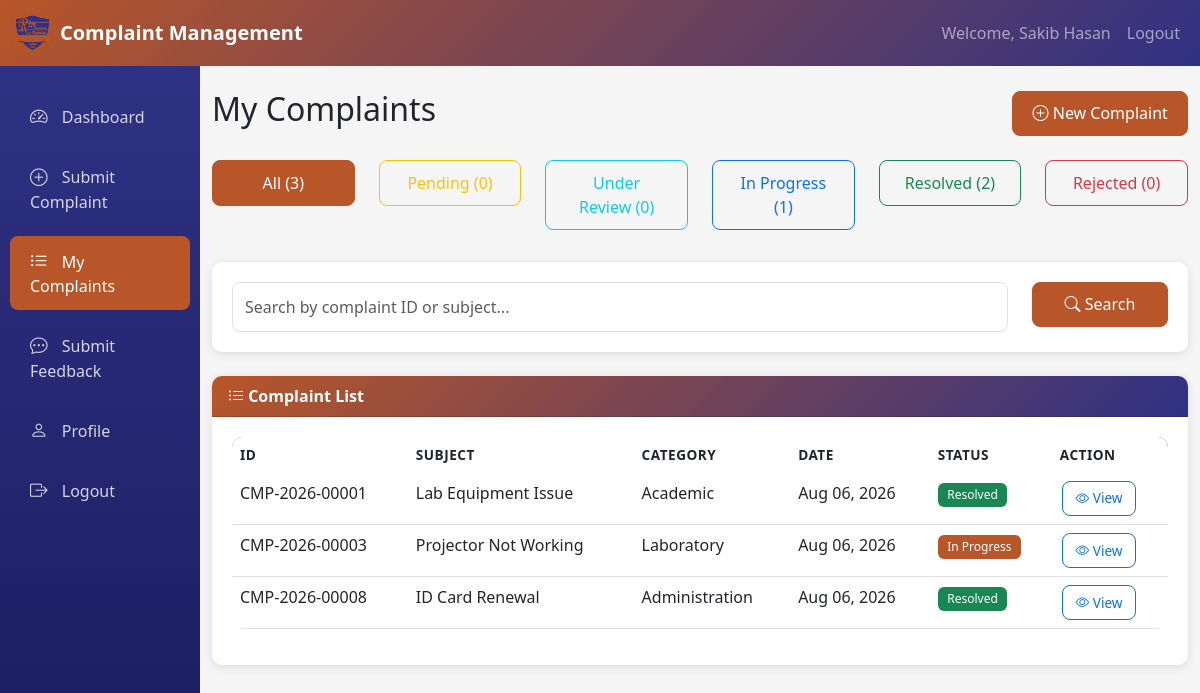
The app's page /student/complaints.php (signed in) with its own data.
### tables this page shows
CREATE TABLE IF NOT EXISTS students (
    id INT AUTO_INCREMENT PRIMARY KEY,
    name VARCHAR(100) NOT NULL,
    student_id VARCHAR(20) NOT NULL UNIQUE,
    email VARCHAR(100) NOT NULL UNIQUE,
    phone VARCHAR(20),
    department VARCHAR(100),
    password VARCHAR(255) NOT NULL,
    status ENUM('active', 'inactive') DEFAULT 'active',
    created_at TIMESTAMP DEFAULT CURRENT_TIMESTAMP,
    updated_at TIMESTAMP DEFAULT CURRENT_TIMESTAMP ON UPDATE CURRENT_TIMESTAMP,
    INDEX idx_student_id (student_id),
    INDEX idx_student_email (email),
    INDEX idx_student_status (status)
);

CREATE TABLE IF NOT EXISTS complaints (
    id INT AUTO_INCREMENT PRIMARY KEY,
    complaint_number VARCHAR(20) NOT NULL UNIQUE,
    student_id INT NOT NULL,
    category_id INT NOT NULL,
    subject VARCHAR(200) NOT NULL,
    description TEXT NOT NULL,
    attachment VARCHAR(255),
    status ENUM('Pending', 'Under Review', 'In Progress', 'Resolved', 'Rejected') DEFAULT 'Pending',
    admin_response TEXT,
    responded_by INT,
    responded_at TIMESTAMP NULL,
    created_at TIMESTAMP DEFAULT CURRENT_TIMESTAMP,
    updated_at TIMESTAMP DEFAULT CURRENT_TIMESTAMP ON UPDATE CURRENT_TIMESTAMP,
    FOREIGN KEY (student_id) REFERENCES students(id) ON DELETE CASCADE,
    FOREIGN KEY (category_id) REFERENCES categories(id) ON DELETE RESTRICT,
    FOREIGN KEY (responded_by) REFERENCES admins(id) ON DELETE SET NULL,
    INDEX idx_complaint_number (complaint_number),
    INDEX idx_complaint_student (student_id),
    INDEX idx_complaint_category (category_id),
    INDEX idx_complaint_status (status),
    INDEX idx_complaint_created (created_at)
);

CREATE TABLE IF NOT EXISTS categories (
    id INT AUTO_INCREMENT PRIMARY KEY,
    name VARCHAR(100) NOT NULL UNIQUE,
    status ENUM('active', 'inactive') DEFAULT 'active',
    created_at TIMESTAMP DEFAULT CURRENT_TIMESTAMP,
    updated_at TIMESTAMP DEFAULT CURRENT_TIMESTAMP ON UPDATE CURRENT_TIMESTAMP,
    INDEX idx_category_name (name),
    INDEX idx_category_status (status)
);

### includes/auth.php (called while the page is built, shortened)
<?php
function isLoggedIn() {
    return isset($_SESSION['user_id']) && isset($_SESSION['user_type']);
}
function isStudent() {
    return isLoggedIn() && $_SESSION['user_type'] === 'student';
}
function formatDate($date) {
    return date('M d, Y', strtotime($date));
}
?>

### includes/student_auth.php (called while the page is built, shortened)
<?php
require_once __DIR__ . '/auth.php';
function getCurrentStudent() {
    if (isStudent()) {
        global $pdo;
        $stmt = $pdo->prepare("SELECT * FROM students WHERE id = ? AND status = 'active'");
        $stmt->execute([$_SESSION['user_id']]);
        return $stmt->fetch();
    }
    return null;
}
?>

### student/complaints.php (the view, shortened to what this page needs)
<?php
require_once '../includes/auth.php';
require_once '../includes/student_auth.php';
require_once '../config/database.php';
$student = getCurrentStudent();
$status_filter = $_GET['status'] ?? '';
$search = $_GET['search'] ?? '';
$where = "WHERE c.student_id = ?";
$params = [$student['id']];
$stmt = $pdo->prepare("SELECT c.*, cat.name as category_name
    FROM complaints c
    JOIN categories cat ON c.category_id = cat.id
    $where
    ORDER BY c.created_at DESC");
$stmt->execute($params);
$complaints = $stmt->fetchAll();
$stmt = $pdo->prepare("SELECT
    COUNT(*) as total,
    SUM(CASE WHEN status = 'Pending' THEN 1 ELSE 0 END) as pending,
    SUM(CASE WHEN status = 'Under Review' THEN 1 ELSE 0 END) as under_review,
    SUM(CASE WHEN status = 'In Progress' THEN 1 ELSE 0 END) as in_progress,
    SUM(CASE WHEN status = 'Resolved' THEN 1 ELSE 0 END) as resolved,
    SUM(CASE WHEN status = 'Rejected' THEN 1 ELSE 0 END) as rejected
    FROM complaints WHERE student_id = ?");
$stmt->execute([$student['id']]);
$status_counts = $stmt->fetch();
?>
<!DOCTYPE html>
<html lang="en">
<head>
    <link href="https://cdn.jsdelivr.net/npm/bootstrap@5.3.0/dist/css/bootstrap.min.css" rel="stylesheet">
    <link href="https://cdn.jsdelivr.net/npm/bootstrap-icons@1.10.0/font/bootstrap-icons.css" rel="stylesheet">
    <link href="/includes/assets/css/style.css" rel="stylesheet">
</head>
<body>
    <nav class="navbar navbar-expand-lg navbar-dark" style="background: linear-gradient(135deg, var(--primary-color), var(--secondary-color));">
        <div class="container-fluid">
            <a class="navbar-brand d-flex align-items-center" href="/student/dashboard.php">
                <img src="/img/rtm-icon.png" alt="RTM Logo" width="40" height="40" class="me-2">
                Complaint Management
            </a>
            <div class="collapse navbar-collapse" id="navbarNav">
                <ul class="navbar-nav ms-auto">
                    <li class="nav-item">
                        <span class="nav-link">Welcome, <?php echo htmlspecialchars($student['name']); ?></span>
                    </li>
                    <li class="nav-item">
                        <a class="nav-link" href="/student/logout.php">Logout</a>
                    </li>
                </ul>
            </div>
        </div>
    </nav>
    <div class="container-fluid">
        <div class="row">
            <div class="col-md-3 col-lg-2 sidebar">
                <nav class="nav flex-column">
                    <a class="nav-link" href="/student/dashboard.php">
                        <i class="bi bi-speedometer2"></i> Dashboard
                    </a>
                    <a class="nav-link" href="/student/submit-complaint.php">
                        <i class="bi bi-plus-circle"></i> Submit Complaint
                    </a>
                    <a class="nav-link active" href="/student/complaints.php">
                        <i class="bi bi-list-ul"></i> My Complaints
                    </a>
                    <a class="nav-link" href="/student/feedback.php">
                        <i class="bi bi-chat-dots"></i> Submit Feedback
                    </a>
                    <a class="nav-link" href="/student/profile.php">
                        <i class="bi bi-person"></i> Profile
                    </a>
                    <a class="nav-link" href="/student/logout.php">
                        <i class="bi bi-box-arrow-right"></i> Logout
                    </a>
                </nav>
            </div>
            <div class="col-md-9 col-lg-10 py-4">
                <div class="d-flex justify-content-between align-items-center mb-4">
                    <h2>My Complaints</h2>
                    <a href="/student/submit-complaint.php" class="btn btn-primary">
                        <i class="bi bi-plus-circle"></i> New Complaint
                    </a>
                </div>
                <div class="row mb-4">
                    <div class="col-md-2 mb-2">
                        <a href="/student/complaints.php" class="btn <?php echo empty($status_filter) ? 'btn-primary' : 'btn-outline-primary'; ?> w-100">
                            All (<?php echo $status_counts['total']; ?>)
                        </a>
                    </div>
                    <div class="col-md-2 mb-2">
                        <a href="/student/complaints.php?status=Pending" class="btn <?php echo $status_filter === 'Pending' ? 'btn-warning' : 'btn-outline-warning'; ?> w-100">
                            Pending (<?php echo $status_counts['pending']; ?>)
                        </a>
                    </div>
                    <div class="col-md-2 mb-2">
                        <a href="/student/complaints.php?status=Under Review" class="btn <?php echo $status_filter === 'Under Review' ? 'btn-info' : 'btn-outline-info'; ?> w-100">
                            Under Review (<?php echo $status_counts['under_review']; ?>)
                        </a>
                    </div>
                    <div class="col-md-2 mb-2">
                        <a href="/student/complaints.php?status=In Progress" class="btn <?php echo $status_filter === 'In Progress' ? 'btn-primary' : 'btn-outline-primary'; ?> w-100">
                            In Progress (<?php echo $status_counts['in_progress']; ?>)
                        </a>
                    </div>
                    <div class="col-md-2 mb-2">
                        <a href="/student/complaints.php?status=Resolved" class="btn <?php echo $status_filter === 'Resolved' ? 'btn-success' : 'btn-outline-success'; ?> w-100">
                            Resolved (<?php echo $status_counts['resolved']; ?>)
                        </a>
                    </div>
                    <div class="col-md-2 mb-2">
                        <a href="/student/complaints.php?status=Rejected" class="btn <?php echo $status_filter === 'Rejected' ? 'btn-danger' : 'btn-outline-danger'; ?> w-100">
                            Rejected (<?php echo $status_counts['rejected']; ?>)
                        </a>
                    </div>
                </div>
                <div class="card mb-4">
                    <div class="card-body">
                        <form method="GET" action="">
                            <div class="row">
                                <div class="col-md-10">
                                    <input type="text" class="form-control" name="search"
                                           placeholder="Search by complaint ID or subject..."
                                           value="<?php echo htmlspecialchars($search); ?>">
                                </div>
                                <div class="col-md-2">
                                    <button type="submit" class="btn btn-primary w-100">
                                        <i class="bi bi-search"></i> Search
                                    </button>
                                </div>
                            </div>
                        </form>
                    </div>
                </div>
                <div class="card">
                    <div class="card-header">
                        <i class="bi bi-list-ul"></i> Complaint List
                    </div>
                    <div class="card-body">
                        <?php if (empty($complaints)): ?>
                            <div class="text-center py-4">
                                <i class="bi bi-inbox" style="font-size: 3rem; color: #dee2e6;"></i>
                                <p class="mt-3 text-muted">No complaints found.</p>
                                <a href="/student/submit-complaint.php" class="btn btn-primary">Submit Your First Complaint</a>
                            </div>
                        <?php else: ?>
                            <div class="table-responsive">
                                <table class="table table-hover">
                                    <thead>
                                        <tr>
                                            <th>ID</th>
                                            <th>Subject</th>
                                            <th>Category</th>
                                            <th>Date</th>
                                            <th>Status</th>
                                            <th>Action</th>
                                        </tr>
                                    </thead>
                                    <tbody>
                                        <?php foreach ($complaints as $complaint): ?>
                                            <tr>
                                                <td><?php echo htmlspecialchars($complaint['complaint_number']); ?></td>
                                                <td><?php echo htmlspecialchars($complaint['subject']); ?></td>
                                                <td><?php echo htmlspecialchars($complaint['category_name']); ?></td>
                                                <td><?php echo formatDate($complaint['created_at']); ?></td>
                                                <td>
                                                    <span class="badge badge-<?php echo str_replace(' ', '-', $complaint['status']); ?>">
                                                        <?php echo htmlspecialchars($complaint['status']); ?>
                                                    </span>
                                                </td>
                                                <td>
                                                    <a href="/student/complaint-view.php?id=<?php echo $complaint['id']; ?>"
                                                       class="btn btn-sm btn-outline-primary action-btn">
                                                        <i class="bi bi-eye"></i> View
                                                    </a>
                                                </td>
                                            </tr>
                                        <?php endforeach; ?>
                                    </tbody>
                                </table>
                            </div>
                        <?php endif; ?>
                    </div>
                </div>
            </div>
        </div>
    </div>
</body>
</html>

### includes/assets/css/style.css (style rules this page uses)
:root { --primary-color: #b85629; --secondary-color: #2f3184; --success-color: #198754; --danger-color: #dc3545; --warning-color: #ffc107; --info-color: #0dcaf0; --light-color: #f8f9fa; --dark-color: #212529; }
body { font-family: 'Segoe UI', Tahoma, Geneva, Verdana, sans-serif; background-color: #f5f5f5; }
.navbar-brand { font-weight: 600; font-size: 1.25rem; }
.card { border: none; border-radius: 10px; box-shadow: 0 2px 10px rgba(0, 0, 0, 0.1); margin-bottom: 20px; }
.card-header { background: linear-gradient(135deg, var(--primary-color), var(--secondary-color)); color: white; border-radius: 10px 10px 0 0 !important; font-weight: 600; }
.card-body { padding: 20px; }
.table { background-color: white; border-radius: 10px; overflow: hidden; }
.table thead { background: linear-gradient(135deg, var(--primary-color), var(--secondary-color)); color: white; }
.table thead th { border: none; font-weight: 600; text-transform: uppercase; font-size: 0.85rem; letter-spacing: 0.5px; }
.table tbody tr { transition: background-color 0.2s; }
.badge { padding: 0.5em 0.8em; font-weight: 500; }
.badge-In-Progress { background-color: var(--primary-color); color: white; }
.badge-Resolved { background-color: var(--success-color); color: white; }
.form-control, .form-select { border-radius: 8px; border: 1px solid #dee2e6; padding: 0.75rem; }
.btn { border-radius: 8px; padding: 0.6rem 1.2rem; font-weight: 500; }
.btn-primary { background-color: var(--primary-color); border-color: var(--primary-color); }
.sidebar { background: linear-gradient(180deg, var(--secondary-color) 0%, #1a1c5e 100%); min-height: calc(100vh - 56px); padding: 20px 0; }
.sidebar .nav-link { color: rgba(255, 255, 255, 0.8); padding: 12px 20px; border-radius: 8px; margin: 5px 10px; transition: all 0.2s; }
.sidebar .nav-link:hover, .sidebar .nav-link.active { background-color: var(--primary-color); color: white; }
.sidebar .nav-link i { margin-right: 10px; font-size: 1.1rem; }
.action-btn { padding: 0.4rem 0.8rem; font-size: 0.85rem; margin: 0 2px; }

### records on screen
students: name "Sakib Hasan"
complaints: complaint_number "CMP-2026-00001", subject "Lab Equipment Issue", category.name "Academic", created_at "Aug 06, 2026", status "Resolved"
complaints: complaint_number "CMP-2026-00003", subject "Projector Not Working", category.name "Laboratory", created_at "Aug 06, 2026", status "In Progress"
complaints: complaint_number "CMP-2026-00008", subject "ID Card Renewal", category.name "Administration", created_at "Aug 06, 2026", status "Resolved"

### other values on screen
$status_counts['total'] "3"
$status_counts['pending'] "0"
$status_counts['under_review'] "0"
$status_counts['in_progress'] "1"
$status_counts['resolved'] "2"
$status_counts['rejected'] "0"
